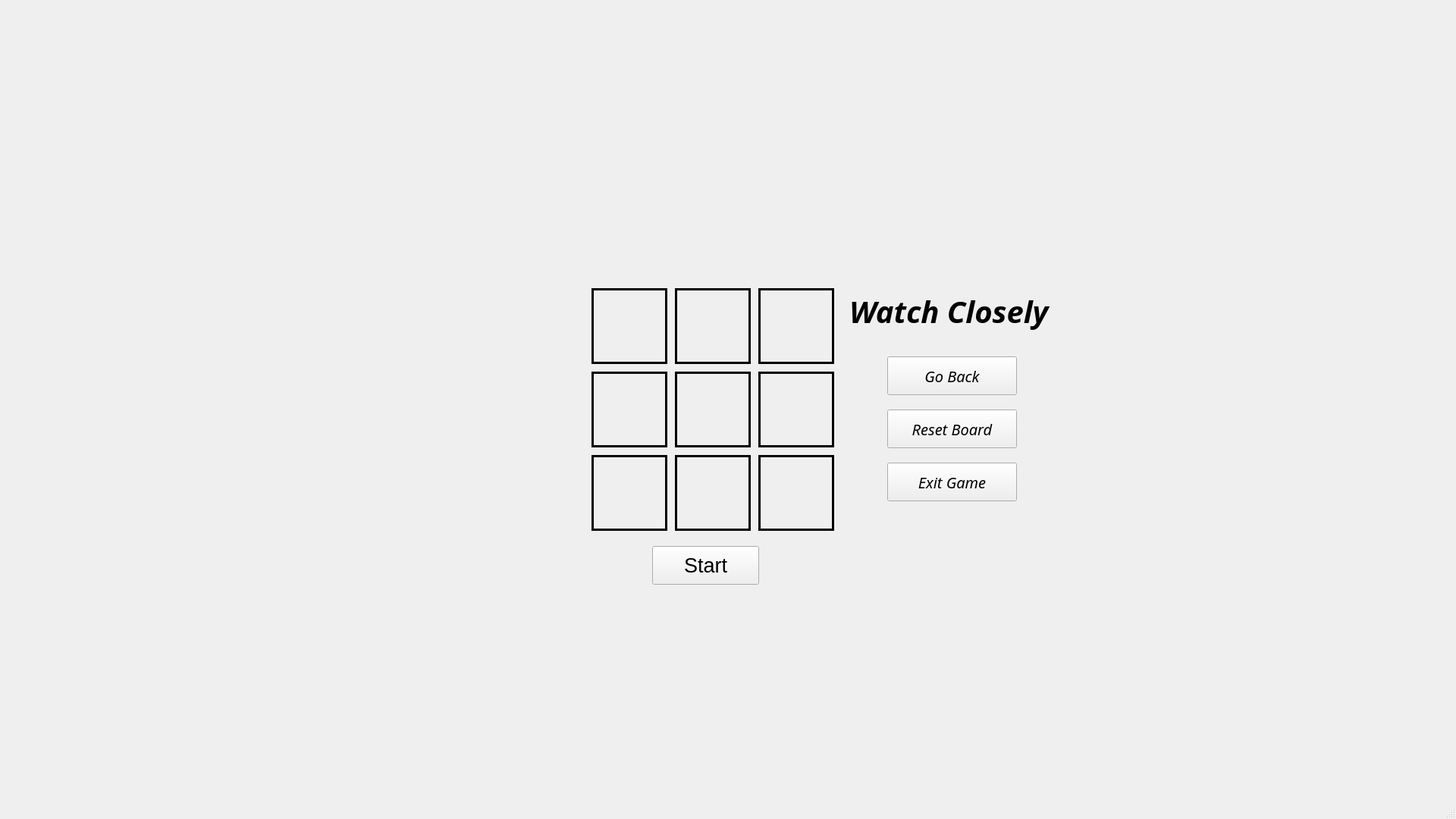
<?xml version="1.0" encoding="UTF-8"?>
<ui version="4.0">
 <class>MainWindow</class>
 <widget class="QMainWindow" name="MainWindow">
  <property name="geometry">
   <rect>
    <x>0</x>
    <y>0</y>
    <width>1920</width>
    <height>1080</height>
   </rect>
  </property>
  <property name="windowTitle">
   <string>MainWindow</string>
  </property>
  <widget class="QWidget" name="centralwidget">
   <widget class="QPushButton" name="startAivsAi">
    <property name="geometry">
     <rect>
      <x>860</x>
      <y>720</y>
      <width>141</width>
      <height>51</height>
     </rect>
    </property>
    <property name="font">
     <font>
      <pointsize>20</pointsize>
      <weight>50</weight>
      <italic>false</italic>
      <bold>false</bold>
     </font>
    </property>
    <property name="text">
     <string>Start</string>
    </property>
   </widget>
   <widget class="QLabel" name="resultLabel">
    <property name="geometry">
     <rect>
      <x>1120</x>
      <y>370</y>
      <width>301</width>
      <height>81</height>
     </rect>
    </property>
    <property name="font">
     <font>
      <family>Mistral</family>
      <pointsize>30</pointsize>
      <weight>75</weight>
      <italic>true</italic>
      <bold>true</bold>
     </font>
    </property>
    <property name="text">
     <string>Watch Closely</string>
    </property>
   </widget>
   <widget class="QPushButton" name="goBackAivAiButton">
    <property name="geometry">
     <rect>
      <x>1170</x>
      <y>470</y>
      <width>171</width>
      <height>51</height>
     </rect>
    </property>
    <property name="font">
     <font>
      <family>Rockwell</family>
      <pointsize>15</pointsize>
      <weight>50</weight>
      <italic>true</italic>
      <bold>false</bold>
     </font>
    </property>
    <property name="text">
     <string>Go Back</string>
    </property>
   </widget>
   <widget class="QPushButton" name="reset">
    <property name="geometry">
     <rect>
      <x>1170</x>
      <y>540</y>
      <width>171</width>
      <height>51</height>
     </rect>
    </property>
    <property name="font">
     <font>
      <family>Rockwell</family>
      <pointsize>15</pointsize>
      <italic>true</italic>
     </font>
    </property>
    <property name="text">
     <string>Reset Board</string>
    </property>
   </widget>
   <widget class="QPushButton" name="exit">
    <property name="geometry">
     <rect>
      <x>1170</x>
      <y>610</y>
      <width>171</width>
      <height>51</height>
     </rect>
    </property>
    <property name="font">
     <font>
      <family>Rockwell</family>
      <pointsize>15</pointsize>
      <italic>true</italic>
     </font>
    </property>
    <property name="text">
     <string>Exit Game</string>
    </property>
   </widget>
   <widget class="QPushButton" name="Button3">
    <property name="geometry">
     <rect>
      <x>1000</x>
      <y>380</y>
      <width>100</width>
      <height>100</height>
     </rect>
    </property>
    <property name="font">
     <font>
      <pointsize>40</pointsize>
      <weight>75</weight>
      <bold>true</bold>
     </font>
    </property>
    <property name="cursor">
     <cursorShape>OpenHandCursor</cursorShape>
    </property>
    <property name="text">
     <string/>
    </property>
    <property name="flat">
     <bool>true</bool>
    </property>
   </widget>
   <widget class="QPushButton" name="Button1">
    <property name="geometry">
     <rect>
      <x>780</x>
      <y>380</y>
      <width>100</width>
      <height>100</height>
     </rect>
    </property>
    <property name="font">
     <font>
      <pointsize>40</pointsize>
      <weight>75</weight>
      <bold>true</bold>
     </font>
    </property>
    <property name="cursor">
     <cursorShape>OpenHandCursor</cursorShape>
    </property>
    <property name="styleSheet">
     <string notr="true"/>
    </property>
    <property name="text">
     <string/>
    </property>
    <property name="checkable">
     <bool>false</bool>
    </property>
    <property name="autoDefault">
     <bool>false</bool>
    </property>
    <property name="default">
     <bool>false</bool>
    </property>
    <property name="flat">
     <bool>true</bool>
    </property>
   </widget>
   <widget class="QLabel" name="label2">
    <property name="geometry">
     <rect>
      <x>890</x>
      <y>380</y>
      <width>100</width>
      <height>100</height>
     </rect>
    </property>
    <property name="font">
     <font>
      <pointsize>40</pointsize>
      <weight>75</weight>
      <bold>true</bold>
     </font>
    </property>
    <property name="cursor">
     <cursorShape>OpenHandCursor</cursorShape>
    </property>
    <property name="styleSheet">
     <string notr="true">border:3px solid black;</string>
    </property>
    <property name="text">
     <string/>
    </property>
   </widget>
   <widget class="QLabel" name="label9">
    <property name="geometry">
     <rect>
      <x>1000</x>
      <y>600</y>
      <width>100</width>
      <height>100</height>
     </rect>
    </property>
    <property name="font">
     <font>
      <pointsize>40</pointsize>
      <weight>75</weight>
      <bold>true</bold>
     </font>
    </property>
    <property name="cursor">
     <cursorShape>OpenHandCursor</cursorShape>
    </property>
    <property name="styleSheet">
     <string notr="true">border:3px solid black;</string>
    </property>
    <property name="text">
     <string/>
    </property>
   </widget>
   <widget class="QPushButton" name="Button4">
    <property name="geometry">
     <rect>
      <x>780</x>
      <y>490</y>
      <width>100</width>
      <height>100</height>
     </rect>
    </property>
    <property name="font">
     <font>
      <pointsize>40</pointsize>
      <weight>75</weight>
      <bold>true</bold>
     </font>
    </property>
    <property name="cursor">
     <cursorShape>OpenHandCursor</cursorShape>
    </property>
    <property name="text">
     <string/>
    </property>
    <property name="flat">
     <bool>true</bool>
    </property>
   </widget>
   <widget class="QPushButton" name="Button5">
    <property name="geometry">
     <rect>
      <x>890</x>
      <y>490</y>
      <width>100</width>
      <height>100</height>
     </rect>
    </property>
    <property name="font">
     <font>
      <pointsize>40</pointsize>
      <weight>75</weight>
      <bold>true</bold>
     </font>
    </property>
    <property name="cursor">
     <cursorShape>OpenHandCursor</cursorShape>
    </property>
    <property name="text">
     <string/>
    </property>
    <property name="flat">
     <bool>true</bool>
    </property>
   </widget>
   <widget class="QLabel" name="label5">
    <property name="geometry">
     <rect>
      <x>890</x>
      <y>490</y>
      <width>100</width>
      <height>100</height>
     </rect>
    </property>
    <property name="font">
     <font>
      <pointsize>40</pointsize>
      <weight>75</weight>
      <bold>true</bold>
     </font>
    </property>
    <property name="cursor">
     <cursorShape>OpenHandCursor</cursorShape>
    </property>
    <property name="styleSheet">
     <string notr="true">border:3px solid black;</string>
    </property>
    <property name="text">
     <string/>
    </property>
   </widget>
   <widget class="QPushButton" name="Button9">
    <property name="geometry">
     <rect>
      <x>1000</x>
      <y>600</y>
      <width>100</width>
      <height>100</height>
     </rect>
    </property>
    <property name="font">
     <font>
      <pointsize>40</pointsize>
      <weight>75</weight>
      <bold>true</bold>
     </font>
    </property>
    <property name="cursor">
     <cursorShape>OpenHandCursor</cursorShape>
    </property>
    <property name="text">
     <string/>
    </property>
    <property name="flat">
     <bool>true</bool>
    </property>
   </widget>
   <widget class="QLabel" name="label1">
    <property name="geometry">
     <rect>
      <x>780</x>
      <y>380</y>
      <width>100</width>
      <height>100</height>
     </rect>
    </property>
    <property name="font">
     <font>
      <pointsize>40</pointsize>
      <weight>75</weight>
      <bold>true</bold>
     </font>
    </property>
    <property name="cursor">
     <cursorShape>OpenHandCursor</cursorShape>
    </property>
    <property name="styleSheet">
     <string notr="true">border:3px solid color;</string>
    </property>
    <property name="text">
     <string/>
    </property>
   </widget>
   <widget class="QPushButton" name="Button7">
    <property name="enabled">
     <bool>true</bool>
    </property>
    <property name="geometry">
     <rect>
      <x>780</x>
      <y>600</y>
      <width>100</width>
      <height>100</height>
     </rect>
    </property>
    <property name="font">
     <font>
      <pointsize>40</pointsize>
      <weight>75</weight>
      <bold>true</bold>
     </font>
    </property>
    <property name="cursor">
     <cursorShape>OpenHandCursor</cursorShape>
    </property>
    <property name="styleSheet">
     <string notr="true"/>
    </property>
    <property name="text">
     <string/>
    </property>
    <property name="flat">
     <bool>true</bool>
    </property>
   </widget>
   <widget class="QPushButton" name="Button6">
    <property name="geometry">
     <rect>
      <x>1000</x>
      <y>490</y>
      <width>100</width>
      <height>100</height>
     </rect>
    </property>
    <property name="font">
     <font>
      <pointsize>40</pointsize>
      <weight>75</weight>
      <bold>true</bold>
     </font>
    </property>
    <property name="cursor">
     <cursorShape>OpenHandCursor</cursorShape>
    </property>
    <property name="text">
     <string/>
    </property>
    <property name="flat">
     <bool>true</bool>
    </property>
   </widget>
   <widget class="QLabel" name="label4">
    <property name="geometry">
     <rect>
      <x>780</x>
      <y>490</y>
      <width>100</width>
      <height>100</height>
     </rect>
    </property>
    <property name="font">
     <font>
      <pointsize>40</pointsize>
      <weight>75</weight>
      <bold>true</bold>
     </font>
    </property>
    <property name="cursor">
     <cursorShape>OpenHandCursor</cursorShape>
    </property>
    <property name="styleSheet">
     <string notr="true">border:3px solid black;
</string>
    </property>
    <property name="text">
     <string/>
    </property>
   </widget>
   <widget class="QLabel" name="label3">
    <property name="geometry">
     <rect>
      <x>1000</x>
      <y>380</y>
      <width>100</width>
      <height>100</height>
     </rect>
    </property>
    <property name="font">
     <font>
      <pointsize>40</pointsize>
      <weight>75</weight>
      <bold>true</bold>
     </font>
    </property>
    <property name="cursor">
     <cursorShape>OpenHandCursor</cursorShape>
    </property>
    <property name="styleSheet">
     <string notr="true">border:3px solid black;</string>
    </property>
    <property name="text">
     <string/>
    </property>
   </widget>
   <widget class="QPushButton" name="Button2">
    <property name="geometry">
     <rect>
      <x>890</x>
      <y>380</y>
      <width>100</width>
      <height>100</height>
     </rect>
    </property>
    <property name="font">
     <font>
      <pointsize>40</pointsize>
      <weight>75</weight>
      <bold>true</bold>
     </font>
    </property>
    <property name="cursor">
     <cursorShape>OpenHandCursor</cursorShape>
    </property>
    <property name="text">
     <string/>
    </property>
    <property name="flat">
     <bool>true</bool>
    </property>
   </widget>
   <widget class="QLabel" name="label6">
    <property name="geometry">
     <rect>
      <x>1000</x>
      <y>490</y>
      <width>100</width>
      <height>100</height>
     </rect>
    </property>
    <property name="font">
     <font>
      <pointsize>40</pointsize>
      <weight>75</weight>
      <bold>true</bold>
     </font>
    </property>
    <property name="cursor">
     <cursorShape>OpenHandCursor</cursorShape>
    </property>
    <property name="styleSheet">
     <string notr="true">border:3px solid black;
</string>
    </property>
    <property name="text">
     <string/>
    </property>
   </widget>
   <widget class="QLabel" name="label8">
    <property name="geometry">
     <rect>
      <x>890</x>
      <y>600</y>
      <width>100</width>
      <height>100</height>
     </rect>
    </property>
    <property name="font">
     <font>
      <pointsize>40</pointsize>
      <weight>75</weight>
      <bold>true</bold>
     </font>
    </property>
    <property name="cursor">
     <cursorShape>OpenHandCursor</cursorShape>
    </property>
    <property name="styleSheet">
     <string notr="true">border:3px solid black;</string>
    </property>
    <property name="text">
     <string/>
    </property>
   </widget>
   <widget class="QLabel" name="label7">
    <property name="geometry">
     <rect>
      <x>780</x>
      <y>600</y>
      <width>100</width>
      <height>100</height>
     </rect>
    </property>
    <property name="font">
     <font>
      <pointsize>40</pointsize>
      <weight>75</weight>
      <bold>true</bold>
     </font>
    </property>
    <property name="cursor">
     <cursorShape>OpenHandCursor</cursorShape>
    </property>
    <property name="styleSheet">
     <string notr="true">border:3px solid black;</string>
    </property>
    <property name="text">
     <string/>
    </property>
   </widget>
   <widget class="QPushButton" name="Button8">
    <property name="geometry">
     <rect>
      <x>890</x>
      <y>600</y>
      <width>100</width>
      <height>100</height>
     </rect>
    </property>
    <property name="font">
     <font>
      <pointsize>40</pointsize>
      <weight>75</weight>
      <bold>true</bold>
     </font>
    </property>
    <property name="cursor">
     <cursorShape>OpenHandCursor</cursorShape>
    </property>
    <property name="styleSheet">
     <string notr="true"/>
    </property>
    <property name="text">
     <string/>
    </property>
    <property name="flat">
     <bool>true</bool>
    </property>
   </widget>
   <zorder>label7</zorder>
   <zorder>label5</zorder>
   <zorder>label4</zorder>
   <zorder>label1</zorder>
   <zorder>label3</zorder>
   <zorder>label6</zorder>
   <zorder>startAivsAi</zorder>
   <zorder>resultLabel</zorder>
   <zorder>goBackAivAiButton</zorder>
   <zorder>reset</zorder>
   <zorder>exit</zorder>
   <zorder>Button3</zorder>
   <zorder>Button1</zorder>
   <zorder>label2</zorder>
   <zorder>label9</zorder>
   <zorder>Button4</zorder>
   <zorder>Button5</zorder>
   <zorder>Button9</zorder>
   <zorder>Button7</zorder>
   <zorder>Button6</zorder>
   <zorder>Button2</zorder>
   <zorder>label8</zorder>
   <zorder>Button8</zorder>
  </widget>
  <widget class="QMenuBar" name="menubar">
   <property name="geometry">
    <rect>
     <x>0</x>
     <y>0</y>
     <width>1920</width>
     <height>26</height>
    </rect>
   </property>
  </widget>
  <widget class="QStatusBar" name="statusbar"/>
 </widget>
 <resources/>
 <connections/>
</ui>
